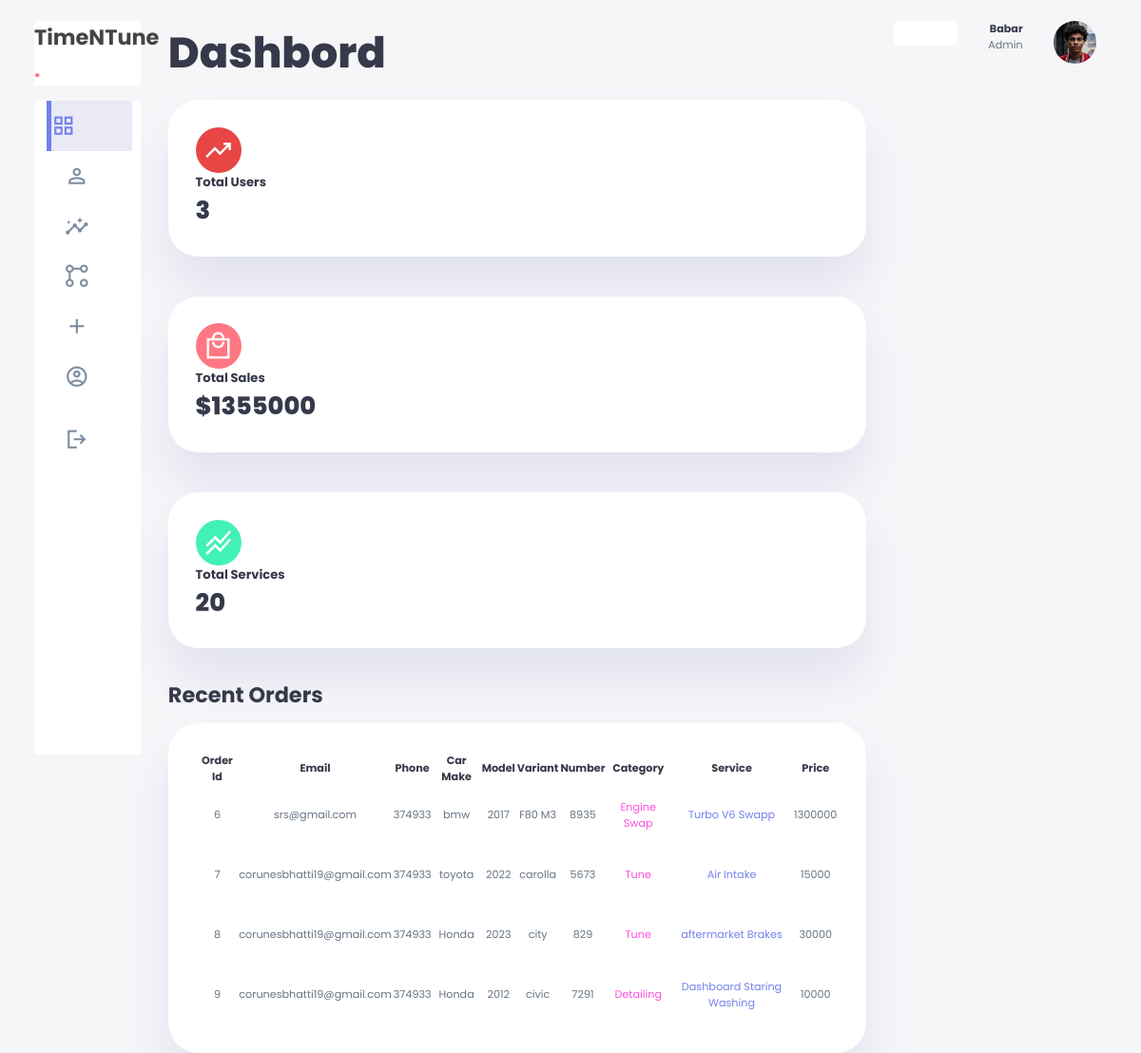
/dashboard/dashboard.php, run on the app's committed database.
### tables this page shows
CREATE TABLE `checkout_details` (
  `id` int(11) NOT NULL,
  `firstname` varchar(100) NOT NULL,
  `lastname` varchar(100) NOT NULL,
  `email` varchar(225) NOT NULL,
  `phone` int(11) NOT NULL,
  `make_c` varchar(100) NOT NULL,
  `model_c` varchar(100) NOT NULL,
  `variant_c` varchar(100) NOT NULL,
  `number_car` int(11) NOT NULL,
  `category` varchar(100) NOT NULL,
  `service` varchar(100) NOT NULL,
  `price` int(11) NOT NULL
);

### dashboard/dashboard.php (the view, shortened to what this page needs)
<!DOCTYPE html>
<html lang="en">
<head>
  <link rel="stylesheet" href="assets/css/style.css">
  <link rel='stylesheet' href='https://cdn-uicons.flaticon.com/2.1.0/uicons-regular-rounded/css/uicons-regular-rounded.css'>
</head>
<body>
  <div class="container">
    <aside>
      <div class="top">
        <div class="logo">
          <a href="dashboard.php">
            <h2 style="color: #444444;">TimeNTune <span class="danger">.</span> </h2>
          </a>
        </div>
      </div>
      <div class="sidebar">
        <a href="dashboard.php" class="active">
          <span class="material-symbols-sharp">grid_view </span>
        </a>
        <a href="pages/custumer.php">
          <span class="material-symbols-sharp">person_outline </span>
        </a>
        <a href="pages/analytics.php">
          <span class="material-symbols-sharp">insights </span>
        </a>
        <a href="pages/services.php">
          <span class="material-symbols-outlined">linked_services</span>
        </a>
        <a href="pages/add-services.php">
          <span class="material-symbols-sharp">add </span>
        </a>
        <a href="pages/profile.php">
          <span class="material-symbols-outlined">account_circle</span>
        </a>
        <a href="pages/logout.php">
          <span class="material-symbols-sharp">logout </span>
        </a>
      </div>
    </aside>
    <main>
      <h1>Dashbord</h1>
      <div class="insights">
        <div class="sales">
          <span class="material-symbols-sharp">trending_up</span>
          <div class="middle">
            <div class="left">
              <h3>Total Users</h3>
              <?php
              include "auth/config.php";
              $sql = "SELECT COUNT(*) as total FROM custumer_sign_up ";
              $result = $con->query($sql);
              if ($result->num_rows > 0) {
                while ($row = $result->fetch_assoc()) {
                  echo '<h1>'  . $row["total"] . '</h1>';
                }
              } else {
                echo "0 results";
              }
              ?>
            </div>
          </div>
        </div>
        <div class="expenses">
          <span class="material-symbols-sharp">local_mall</span>
          <div class="middle">
            <div class="left">
              <h3>Total Sales</h3>
              <?php
              $sql = "SELECT price FROM checkout_details";
              $result = $con->query($sql);
              if ($result) {
                $totalPrice = 0;
                $total = $result->num_rows > 0;
                while ($row = mysqli_fetch_assoc($result)) {
                  $servicePrice = $row['price'];
                  $quantity = $total;
                  $subtotal = $servicePrice * $quantity;
                  $totalPrice += $subtotal;
                }
                echo '<h1>$' . $totalPrice . '</h1>';
              } else {
                echo 'Error: ' . $con->error;
              }
              ?>
            </div>
          </div>
        </div>
        <div class="income">
          <span class="material-symbols-sharp">stacked_line_chart</span>
          <div class="middle">
            <div class="left">
              <h3>Total Services</h3>
              <?php
              $sql = "SELECT COUNT(*) as total FROM services ";
              $result = $con->query($sql);
              if ($result->num_rows > 0) {
                while ($row = $result->fetch_assoc()) {
                  echo '<h1>'  . $row["total"] . '</h1>';
                }
              } else {
                echo "0 results";
              }
              ?>
            </div>
          </div>
        </div>
      </div>
      <div class="recent_order">
        <h2>Recent Orders</h2>
        <table>
          <thead>
            <tr>
              <th>Order Id</th>
              <th>Email</th>
              <th>Phone</th>
              <th>Car Make</th>
              <th>Model</th>
              <th>Variant</th>
              <th>Number</th>
              <th>Category</th>
              <th>Service</th>
              <th>Price</th>
            </tr>
          </thead>
          <?php
          $query = "SELECT * FROM checkout_details";
          $result = mysqli_query($con, $query);
          echo '<tbody>';
          if ($result) {
            while ($row = mysqli_fetch_assoc($result)) {
              echo  '<tr>';
              echo  '<td>' . $row['id'] . '</td>';
              echo  '<td>' . $row['email'] . '</td>';
              echo  '<td>' . $row['phone'] . '</td>';
              echo  '<td>' . $row['make_c'] . '</td>';
              echo  '<td>' . $row['model_c'] . '</td>';
              echo  '<td>' . $row['variant_c'] . '</td>';
              echo  '<td>' . $row['number_car'] . '</td>';
              echo  '<td class="warning">' . $row['category'] . '</td>';
              echo  '<td class="primary">' . $row['service'] . '</td>';
              echo  '<td>' . $row['price'] . '</td>';
              echo  '</tr>';
            }
          } else {
            echo 'Error executing query: ' . mysqli_error($con);
          }
          echo '</tbody>';
          ?>
        </table>
      </div>
    </main>
    <div class="right">
      <div class="top">
        <div class="theme-toggler">
        </div>
        <div class="profile">
          <div class="info">
            <p><b>Babar</b></p>
            <p>Admin</p>
          </div>
          <div class="profile-photo">
            <img src="./images/profile-1.jpg" alt="" />
          </div>
        </div>
      </div>
    </div>
  </div>
</body>
</html>

### dashboard/assets/css/style.css (style rules this page uses)
:root { --clr-primary: #7380ec; --clr-danger: #ff7782; --clr-success: #41f1b6; --clr-white: #fff; --clr-info-dark: #7d8da1; --clr-info-light: #dce1eb; --clr-dark: #363949; --clr-warnig: #ff4edc; --clr-light: rgba(132, 139, 200, 0.18); --clr-primary-variant: #111e88; --clr-dark-variant: #677483; --clr-color-background: #f6f6f9; --card-border-radius: 2rem; --border-radius-1: 0.4rem; --border-radius-2: 0.8rem; --border-radius-3: 1.2rem; --card-padding: 1.8rem; --padding-1: 1.2rem; --box-shadow: 0 2rem 3rem var(--clr-light); }
* { margin: 0; padding: 0; box-sizing: border-box; border: 0; text-decoration: none; list-style: none; appearance: none; }
body { width: 100vw; height: 100vh; font-size: .7rem; user-select: none; overflow-x: hidden; background: var(--clr-color-background); font-family: 'Poppins', sans-serif; }
.container { display: grid; width: 96%; gap: 1.8rem; grid-template-columns: 14rem auto 16rem; margin: 0 auto; }
a { color: var(--clr-dark); }
h1 { font-weight: 800; font-size: 2.8rem; }
h2 { font-size: 1.4rem; }
h3 { font-size: 0.87; }
.profile-photo img { width: 2.8rem; height: 2.8rem; overflow: hidden; border-radius: 50%; }
p { color: var(--clr-dark-variant); }
b { color: var(--clr-dark); }
.primary { color: var(--clr-primary); }
.danger { color: var(--clr-danger); }
.warning { color: var(--clr-warnig); }
aside { height: 100vh; }
aside .top { background: var(--clr-white); display: flex; align-items: center; justify-content: space-between; margin-top: 1.4rem; }
aside .logo { display: flex; gap: 1rem; }
aside .sidebar { background: var(--clr-white); display: flex; flex-direction: column; height: 86vh; position: relative; top: 1rem; }
aside .sidebar a { display: flex; color: var(--clr-info-dark); margin-left: 2rem; gap: 1rem; align-items: center; height: 3.3rem; transition: all .1s ease; }
aside .sidebar a span { font-size: 1.6rem; transition: all .3s ease-in-out; }
aside .sidebar a:last-child { position: absolute; bottom: 1rem; width: 100%; }
aside .sidebar a.active { background-color: var(--clr-light); color: var(--clr-primary); margin-left: 0; border-left: 5px solid var(--clr-primary); margin-left: calc(1rem - 3px); }
main { margin-top: 1.4rem; width: auto; }
main .insights { display: grid; grid-template-columns: repeat(3,1fr); gap: 1.6rem; }
main .insights>div { background-color: var(--clr-white); padding: var(--card-padding); border-radius: var(--card-border-radius); margin-top: 1rem; box-shadow: var(--box-shadow); transition: all .3s ease; }
main .insights>div span { background: #e84545; padding: 0.5rem; border-radius: 50%; color: var(--clr-white); font-size: 2rem; }
main .insights > div.expenses span { background: var(--clr-danger); }
main .insights > div.income span { background: var(--clr-success); }
main .insights > div .middle { display: flex; align-items: center; justify-content: space-between; }
main .insights > div .middle h1 { font-size: 1.6rem; }
main h1 { color: var(--clr-dark); }
main .insights h1 { color: var(--clr-dark); }
main .insights h3 { color: var(--clr-dark); }
main .recent_order { margin-top: 2rem; }
main .recent_order h2 { color: var(--clr-dark); }
main .recent_order h2 { margin-bottom: 0.8rem; }
main .recent_order table { background: var(--clr-white); width: 100%; border-radius: var(--card-border-radius); padding: var(--card-padding); text-align: center; box-shadow: var(--box-shadow); transition: all .3s ease; color: var(--clr-dark); }
main table tbody td { height: 3.8rem; border-bottom: 1px solid var(--clr-white); color:var(--clr-dark-variant) }
main table tbody tr:last-child td { border: none; }
.right { margin-top: 1.4rem; }
.right .top { display: flex; justify-content: start; gap: 2rem; }
.right .theme-toggler { background: var(--clr-white); display: flex; justify-content: space-between; height: 1.6rem; width: 4.2rem; cursor: pointer; border-radius: var(--border-radius-1); }
.right .top .profile { display: flex; gap: 2rem; text-align: right; }
@media screen and (max-width:1200px) { .container { width: 94%; grid-template-columns: 7rem auto 14rem; } }
@media screen and (max-width:1200px) { aside .sidebar a { width: 5.6rem; } }
@media screen and (max-width:1200px) { aside .sidebar a:last-child { position: relative; margin-top: 1.8rem; } }
@media screen and (max-width:1200px) { main .insights { display: grid; grid-template-columns: repeat(1,1fr); } }

### data on the page
checkout_details: id "6", email "srs@gmail.com", phone "374933", make_c "bmw", model_c "2017", variant_c "F80 M3", number_car "8935", category "Engine Swap", service "Turbo V6 Swapp", price "1300000"
checkout_details: id "7", email "corunesbhatti19@gmail.com", phone "374933", make_c "toyota", model_c "2022", variant_c "carolla", number_car "5673", category "Tune", service "Air Intake", price "15000"
checkout_details: id "8", email "corunesbhatti19@gmail.com", phone "374933", make_c "Honda", model_c "2023", variant_c "city", number_car "829", category "Tune", service "aftermarket Brakes", price "30000"
checkout_details: id "9", email "corunesbhatti19@gmail.com", phone "374933", make_c "Honda", model_c "2012", variant_c "civic", number_car "7291", category "Detailing", service "Dashboard Staring Washing", price "10000"

### other printed values
$row["total"] "3"
$totalPrice "1355000"
$row["total"] "20"
